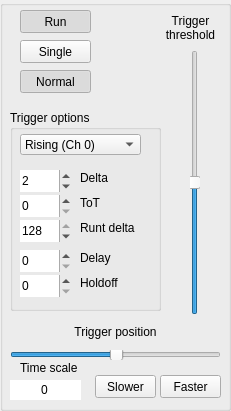
      <widget class="QGroupBox" name="groupBox_2">
       <property name="geometry">
        <rect>
         <x>200</x>
         <y>0</y>
         <width>231</width>
         <height>411</height>
        </rect>
       </property>
       <property name="font">
        <font>
         <family>Arial</family>
        </font>
       </property>
       <widget class="QSlider" name="threshold">
        <property name="geometry">
         <rect>
          <x>190</x>
          <y>50</y>
          <width>10</width>
          <height>265</height>
         </rect>
        </property>
        <property name="minimumSize">
         <size>
          <width>10</width>
          <height>0</height>
         </size>
        </property>
        <property name="maximumSize">
         <size>
          <width>10</width>
          <height>16777215</height>
         </size>
        </property>
        <property name="font">
         <font>
          <family>Arial</family>
         </font>
        </property>
        <property name="toolTip">
         <string>Trigger voltage threshold</string>
        </property>
        <property name="maximum">
         <number>255</number>
        </property>
        <property name="value">
         <number>128</number>
        </property>
        <property name="orientation">
         <enum>Qt::Vertical</enum>
        </property>
       </widget>
       <widget class="QSlider" name="thresholdPos">
        <property name="geometry">
         <rect>
          <x>10</x>
          <y>350</y>
          <width>211</width>
          <height>10</height>
         </rect>
        </property>
        <property name="minimumSize">
         <size>
          <width>0</width>
          <height>10</height>
         </size>
        </property>
        <property name="maximumSize">
         <size>
          <width>16777215</width>
          <height>10</height>
         </size>
        </property>
        <property name="font">
         <font>
          <family>Arial</family>
         </font>
        </property>
        <property name="toolTip">
         <string>Trigger time adjustment (amount to capture before vs after trigger time)</string>
        </property>
        <property name="minimum">
         <number>0</number>
        </property>
        <property name="maximum">
         <number>9900</number>
        </property>
        <property name="pageStep">
         <number>1</number>
        </property>
        <property name="value">
         <number>5000</number>
        </property>
        <property name="orientation">
         <enum>Qt::Horizontal</enum>
        </property>
       </widget>
       <widget class="QLabel" name="label_2">
        <property name="geometry">
         <rect>
          <x>20</x>
          <y>360</y>
          <width>71</width>
          <height>16</height>
         </rect>
        </property>
        <property name="font">
         <font>
          <family>Arial</family>
         </font>
        </property>
        <property name="text">
         <string>Time scale</string>
        </property>
       </widget>
       <widget class="QPushButton" name="rollingButton">
        <property name="geometry">
         <rect>
          <x>20</x>
          <y>70</y>
          <width>71</width>
          <height>23</height>
         </rect>
        </property>
        <property name="font">
         <font>
          <family>Arial</family>
         </font>
        </property>
        <property name="toolTip">
         <string>Whether to enable the rolling 5 Hz auto trigger or not</string>
        </property>
        <property name="text">
         <string>Normal</string>
        </property>
        <property name="checkable">
         <bool>true</bool>
        </property>
        <property name="checked">
         <bool>true</bool>
        </property>
       </widget>
       <widget class="QPushButton" name="runButton">
        <property name="geometry">
         <rect>
          <x>20</x>
          <y>10</y>
          <width>71</width>
          <height>23</height>
         </rect>
        </property>
        <property name="font">
         <font>
          <family>Arial</family>
         </font>
        </property>
        <property name="toolTip">
         <string>Run or stop</string>
        </property>
        <property name="text">
         <string>Run</string>
        </property>
        <property name="checkable">
         <bool>true</bool>
        </property>
        <property name="checked">
         <bool>true</bool>
        </property>
       </widget>
       <widget class="QPushButton" name="singleButton">
        <property name="geometry">
         <rect>
          <x>20</x>
          <y>40</y>
          <width>71</width>
          <height>23</height>
         </rect>
        </property>
        <property name="font">
         <font>
          <family>Arial</family>
         </font>
        </property>
        <property name="toolTip">
         <string>Single event capture or continuous</string>
        </property>
        <property name="text">
         <string>Single</string>
        </property>
        <property name="checkable">
         <bool>true</bool>
        </property>
       </widget>
       <widget class="QPushButton" name="timeslowButton">
        <property name="geometry">
         <rect>
          <x>95</x>
          <y>375</y>
          <width>61</width>
          <height>23</height>
         </rect>
        </property>
        <property name="font">
         <font>
          <family>Arial</family>
         </font>
        </property>
        <property name="toolTip">
         <string>Go to slower timebase, averaging samples if Highres is enabled)</string>
        </property>
        <property name="text">
         <string>Slower</string>
        </property>
       </widget>
       <widget class="QPushButton" name="timefastButton">
        <property name="geometry">
         <rect>
          <x>160</x>
          <y>375</y>
          <width>61</width>
          <height>23</height>
         </rect>
        </property>
        <property name="font">
         <font>
          <family>Arial</family>
         </font>
        </property>
        <property name="toolTip">
         <string>Go to faster timebase</string>
        </property>
        <property name="text">
         <string>Faster</string>
        </property>
       </widget>
       <widget class="QGroupBox" name="channelgroupBox_3">
        <property name="geometry">
         <rect>
          <x>10</x>
          <y>110</y>
          <width>151</width>
          <height>201</height>
         </rect>
        </property>
        <property name="font">
         <font>
          <family>Arial</family>
         </font>
        </property>
        <property name="title">
         <string>Trigger options</string>
        </property>
        <widget class="QSpinBox" name="totBox">
         <property name="geometry">
          <rect>
           <x>10</x>
           <y>85</y>
           <width>51</width>
           <height>22</height>
          </rect>
         </property>
         <property name="font">
          <font>
           <family>Arial</family>
          </font>
         </property>
         <property name="toolTip">
          <string>Time over threshold required to trigger</string>
         </property>
         <property name="frame">
          <bool>false</bool>
         </property>
         <property name="accelerated">
          <bool>true</bool>
         </property>
         <property name="minimum">
          <number>0</number>
         </property>
         <property name="maximum">
          <number>255</number>
         </property>
         <property name="value">
          <number>0</number>
         </property>
        </widget>
        <widget class="QLabel" name="label_6">
         <property name="geometry">
          <rect>
           <x>70</x>
           <y>85</y>
           <width>61</width>
           <height>16</height>
          </rect>
         </property>
         <property name="font">
          <font>
           <family>Arial</family>
          </font>
         </property>
         <property name="text">
          <string>ToT</string>
         </property>
        </widget>
        <widget class="QSpinBox" name="thresholdDelta">
         <property name="geometry">
          <rect>
           <x>10</x>
           <y>60</y>
           <width>51</width>
           <height>22</height>
          </rect>
         </property>
         <property name="font">
          <font>
           <family>Arial</family>
          </font>
         </property>
         <property name="toolTip">
          <string>Amount needed over threshold to trigger (x16 ADC values)</string>
         </property>
         <property name="frame">
          <bool>false</bool>
         </property>
         <property name="accelerated">
          <bool>true</bool>
         </property>
         <property name="minimum">
          <number>0</number>
         </property>
         <property name="maximum">
          <number>255</number>
         </property>
         <property name="value">
          <number>2</number>
         </property>
        </widget>
        <widget class="QLabel" name="label_15">
         <property name="geometry">
          <rect>
           <x>70</x>
           <y>60</y>
           <width>61</width>
           <height>16</height>
          </rect>
         </property>
         <property name="font">
          <font>
           <family>Arial</family>
          </font>
         </property>
         <property name="text">
          <string>Delta</string>
         </property>
        </widget>
        <widget class="QComboBox" name="risingfalling_comboBox">
         <property name="geometry">
          <rect>
           <x>10</x>
           <y>24</y>
           <width>121</width>
           <height>21</height>
          </rect>
         </property>
         <property name="toolTip">
          <string>Trigger type: rising/falling edge on channel 0/1, other boards, or external SMA</string>
         </property>
         <property name="currentText">
          <string>Rising (Ch 0)</string>
         </property>
         <property name="currentIndex">
          <number>0</number>
         </property>
         <property name="maxVisibleItems">
          <number>6</number>
         </property>
         <item>
          <property name="text">
           <string>Rising (Ch 0)</string>
          </property>
         </item>
         <item>
          <property name="text">
           <string>Falling (Ch 0)</string>
          </property>
         </item>
         <item>
          <property name="text">
           <string>Rising (Ch 1)</string>
          </property>
         </item>
         <item>
          <property name="text">
           <string>Falling (Ch 1)</string>
          </property>
         </item>
         <item>
          <property name="text">
           <string>Other boards</string>
          </property>
         </item>
         <item>
          <property name="text">
           <string>External SMA</string>
          </property>
         </item>
        </widget>
        <widget class="QLabel" name="label_25">
         <property name="geometry">
          <rect>
           <x>70</x>
           <y>140</y>
           <width>61</width>
           <height>16</height>
          </rect>
         </property>
         <property name="font">
          <font>
           <family>Arial</family>
          </font>
         </property>
         <property name="text">
          <string>Delay</string>
         </property>
        </widget>
        <widget class="QSpinBox" name="trigger_delay_box">
         <property name="geometry">
          <rect>
           <x>10</x>
           <y>140</y>
           <width>51</width>
           <height>22</height>
          </rect>
         </property>
         <property name="font">
          <font>
           <family>Arial</family>
          </font>
         </property>
         <property name="toolTip">
          <string>Time to wait before actually firing trigger</string>
         </property>
         <property name="frame">
          <bool>false</bool>
         </property>
         <property name="accelerated">
          <bool>true</bool>
         </property>
         <property name="minimum">
          <number>0</number>
         </property>
         <property name="maximum">
          <number>255</number>
         </property>
         <property name="value">
          <number>0</number>
         </property>
        </widget>
        <widget class="QSpinBox" name="trigger_holdoff_box">
         <property name="geometry">
          <rect>
           <x>10</x>
           <y>165</y>
           <width>51</width>
           <height>22</height>
          </rect>
         </property>
         <property name="font">
          <font>
           <family>Arial</family>
          </font>
         </property>
         <property name="toolTip">
          <string>Time needed failing threshold before passing threshold</string>
         </property>
         <property name="frame">
          <bool>false</bool>
         </property>
         <property name="accelerated">
          <bool>true</bool>
         </property>
         <property name="minimum">
          <number>0</number>
         </property>
         <property name="maximum">
          <number>255</number>
         </property>
         <property name="value">
          <number>0</number>
         </property>
        </widget>
        <widget class="QLabel" name="label_27">
         <property name="geometry">
          <rect>
           <x>70</x>
           <y>165</y>
           <width>61</width>
           <height>16</height>
          </rect>
         </property>
         <property name="font">
          <font>
           <family>Arial</family>
          </font>
         </property>
         <property name="text">
          <string>Holdoff</string>
         </property>
        </widget>
        <widget class="QSpinBox" name="thresholdDelta_2">
         <property name="geometry">
          <rect>
           <x>10</x>
           <y>110</y>
           <width>51</width>
           <height>22</height>
          </rect>
         </property>
         <property name="font">
          <font>
           <family>Arial</family>
          </font>
         </property>
         <property name="toolTip">
          <string>Amount over threshold (plus delta) to reject trigger (x16 ADC values)</string>
         </property>
         <property name="frame">
          <bool>false</bool>
         </property>
         <property name="accelerated">
          <bool>true</bool>
         </property>
         <property name="minimum">
          <number>1</number>
         </property>
         <property name="maximum">
          <number>128</number>
         </property>
         <property name="value">
          <number>128</number>
         </property>
        </widget>
        <widget class="QLabel" name="label_16">
         <property name="geometry">
          <rect>
           <x>70</x>
           <y>110</y>
           <width>71</width>
           <height>16</height>
          </rect>
         </property>
         <property name="font">
          <font>
           <family>Arial</family>
          </font>
         </property>
         <property name="text">
          <string>Runt delta</string>
         </property>
        </widget>
       </widget>
       <widget class="QLineEdit" name="timebaseBox">
        <property name="enabled">
         <bool>true</bool>
        </property>
        <property name="geometry">
         <rect>
          <x>10</x>
          <y>380</y>
          <width>71</width>
          <height>20</height>
         </rect>
        </property>
        <property name="font">
         <font>
          <family>Arial</family>
         </font>
        </property>
        <property name="toolTip">
         <string>Time per &quot;division&quot; (1/10th of screen)</string>
        </property>
        <property name="text">
         <string>0</string>
        </property>
        <property name="frame">
         <bool>false</bool>
        </property>
        <property name="alignment">
         <set>Qt::AlignCenter</set>
        </property>
       </widget>
       <widget class="QPushButton" name="thresholdPosLabel">
        <property name="enabled">
         <bool>true</bool>
        </property>
        <property name="geometry">
         <rect>
          <x>50</x>
          <y>320</y>
          <width>131</width>
          <height>24</height>
         </rect>
        </property>
        <property name="font">
         <font>
          <family>Arial</family>
         </font>
        </property>
        <property name="toolTip">
         <string>Click to center</string>
        </property>
        <property name="text">
         <string>Trigger position</string>
        </property>
        <property name="flat">
         <bool>true</bool>
        </property>
       </widget>
       <widget class="QPushButton" name="thresholdLabel">
        <property name="enabled">
         <bool>true</bool>
        </property>
        <property name="geometry">
         <rect>
          <x>150</x>
          <y>10</y>
          <width>81</width>
          <height>35</height>
         </rect>
        </property>
        <property name="font">
         <font>
          <family>Arial</family>
         </font>
        </property>
        <property name="toolTip">
         <string>Click to center</string>
        </property>
        <property name="text">
         <string>Trigger
threshold</string>
        </property>
        <property name="flat">
         <bool>true</bool>
        </property>
       </widget>
      </widget>
